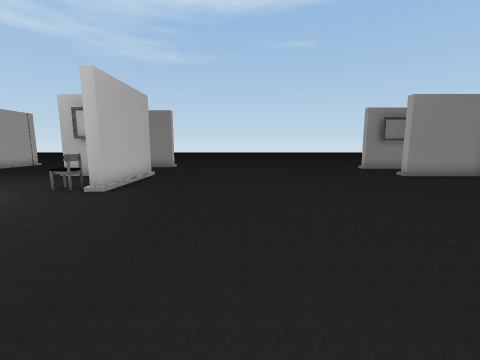
View 1 (above)

19 first-person views from a walk through a scene from a Unity 3-D project. The camera is 1.4 m above the floor, tilts 8° down and sees 90° across. The floor is counted in squares, 1 m on a side. Each view is taken from the middle of a square. On the plan, view 1 faces up. The plan holds only what a view shows up to about 13 squares ahead; the rest is blank. The place goes on beyond the plan. Some surface patterns are stand-ins.

View 2
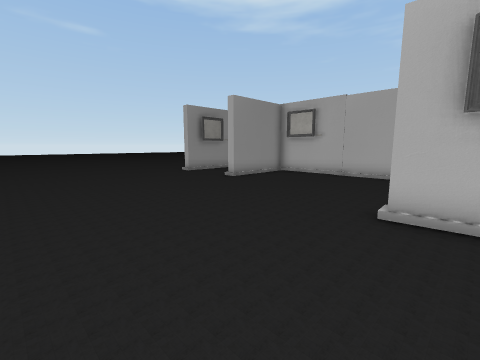

View 3
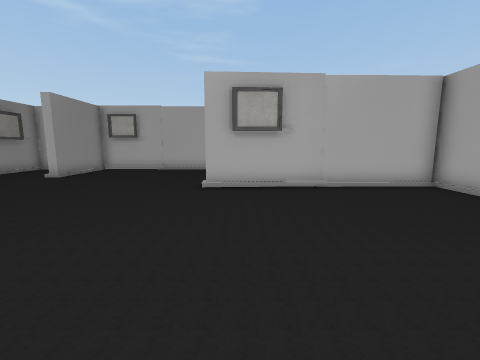

View 4
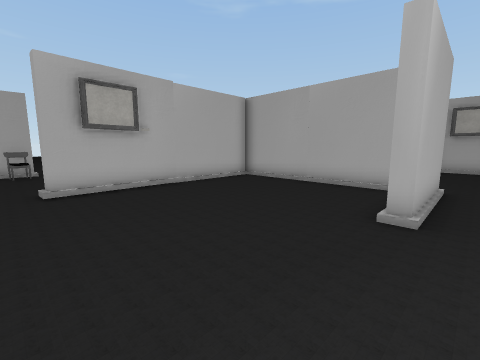

View 5
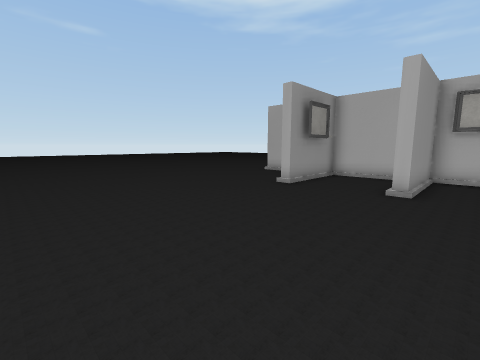

View 6
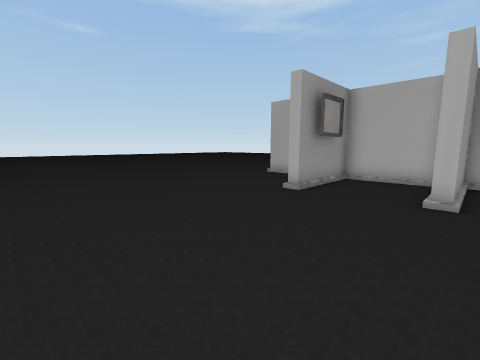

View 7
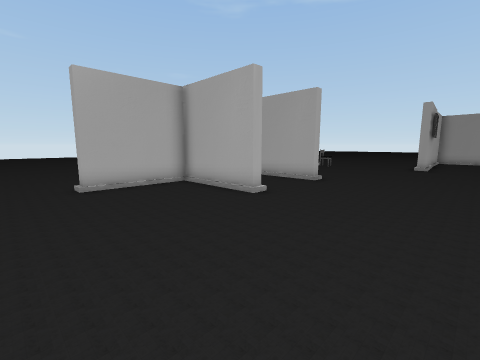

View 8
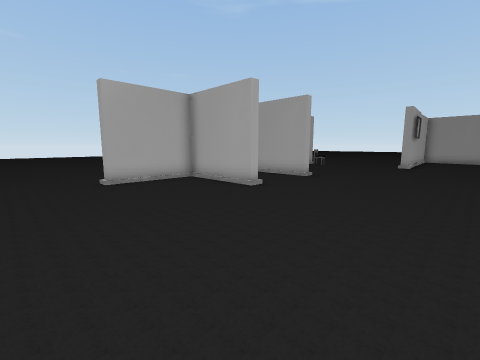

View 9
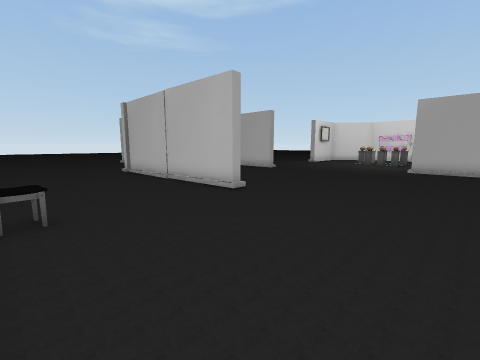

View 10
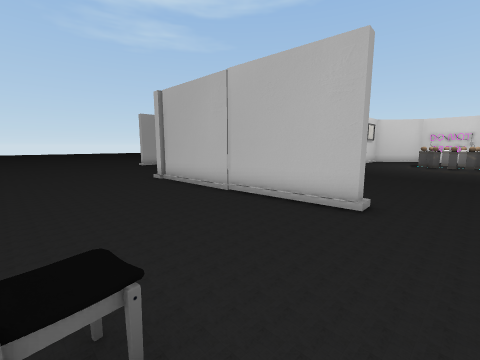

View 11
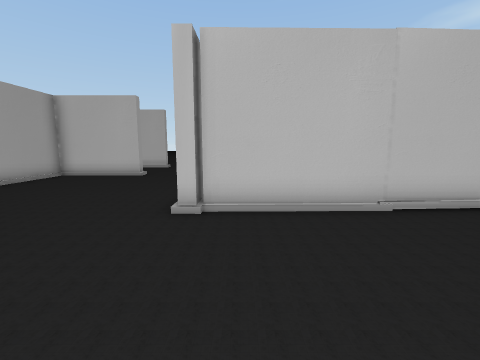

View 12
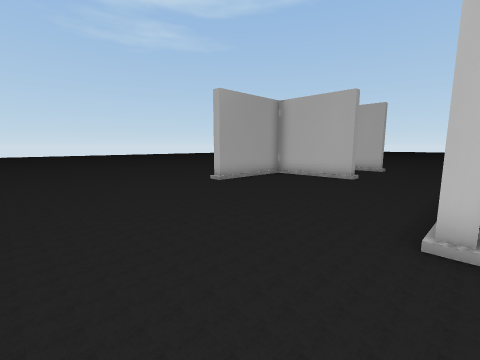

View 13
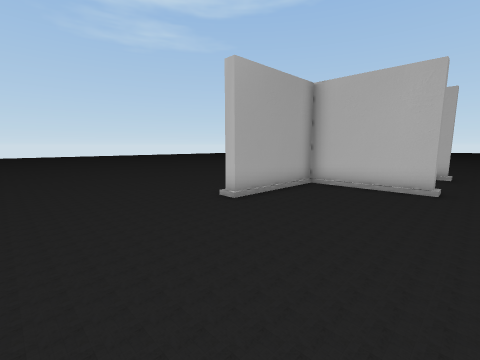

View 14
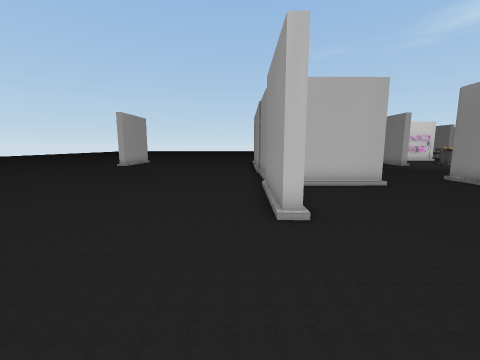

View 15
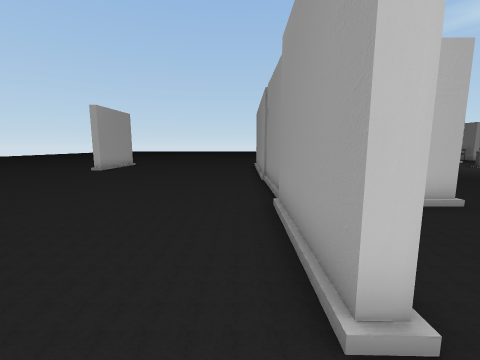

View 16
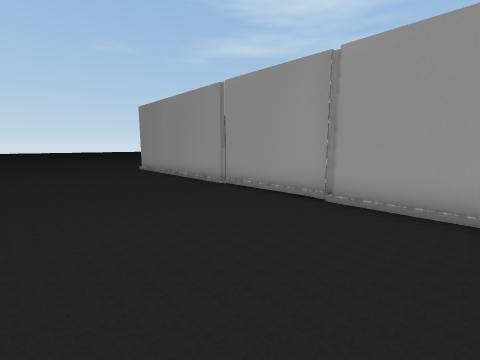

View 17
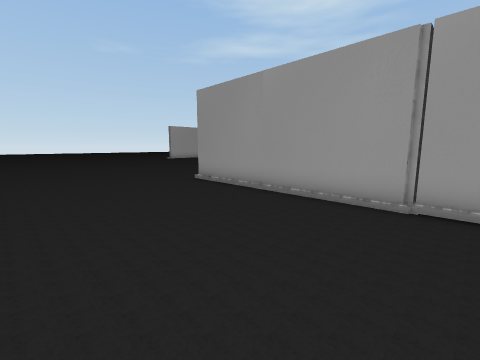

View 18
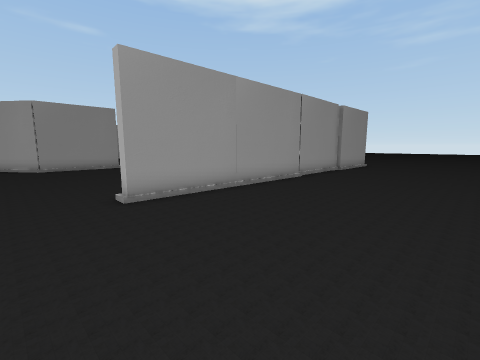

View 19
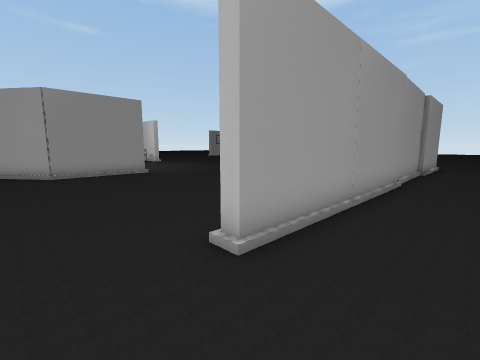

### Floor plan
Points are (right, up) in squares from view 1. A wall is a line through its corners. A room is listed if a view was taken in it or the views show most of it. See-through windows are left out.
Room 1 (views 1, 2, 3, 4, 5, 6, 7, 8, 9, 10, 11, 12, 13, 14, 15, 16, 17, 18, 19)
walls: (-1, -3.8) (6.1, -3.9); (-0.7, -4.2) (-2.2, -4.1) (-2.3, 0) (-1.7, 0); (-9.4, -1.3) (-13.5, -1.3) (-15, 0.7); (5.6, -3.8) (5.1, 4.2) (5.7, 4.2) (5.9, -4.4); (-1.1, -7.9) (-0.6, -7.9) (-0.6, -11.7) (3.4, -11.8) (3.4, -12.2) (-12.8, -11.8) (-12.8, -11.3); (-4.4, 11.8) (-4.3, 7.5) (-4.8, 7.5); (-4.9, -7.8) (-4.9, -8.3); (-7.1, 11.3) (-8.4, 11.3); (-3.1, -11.6) (-1.6, -11.6); (11.5, 11.3) (7.9, 11.3) (7.9, 11.7) (10.8, 11.7); (11.5, 15.2) (7.9, 15.2) (7.9, 15.6) (11.5, 15.6)
objects: chair (-6, 8); chair (11, 4) to (11, 5)

Where each view was taken, in squares from view 1:
view 1: 0 up, 0 right, facing up
view 2: 3 up, 0 right, facing up-right
view 3: 3 up, 3 left, facing right
view 4: 5 up, 3 left, facing down-right
view 5: 10 up, 0 right, facing up-right
view 6: 11 up, 1 right, facing up-right
view 7: 21 up, 3 right, facing down-right
view 8: 22 up, 2 right, facing down-right
view 9: 10 up, 11 right, facing down-left
view 10: 6 up, 11 right, facing down-left
view 11: 3 down, 11 right, facing left
view 12: 4 down, 10 right, facing down-left
view 13: 7 down, 8 right, facing down-left
view 14: 13 down, 8 right, facing left
view 15: 13 down, 5 right, facing left
view 16: 18 down, 2 right, facing up-left
view 17: 18 down, 4 left, facing up-left
view 18: 18 down, 15 left, facing up-right
view 19: 14 down, 15 left, facing up-right
